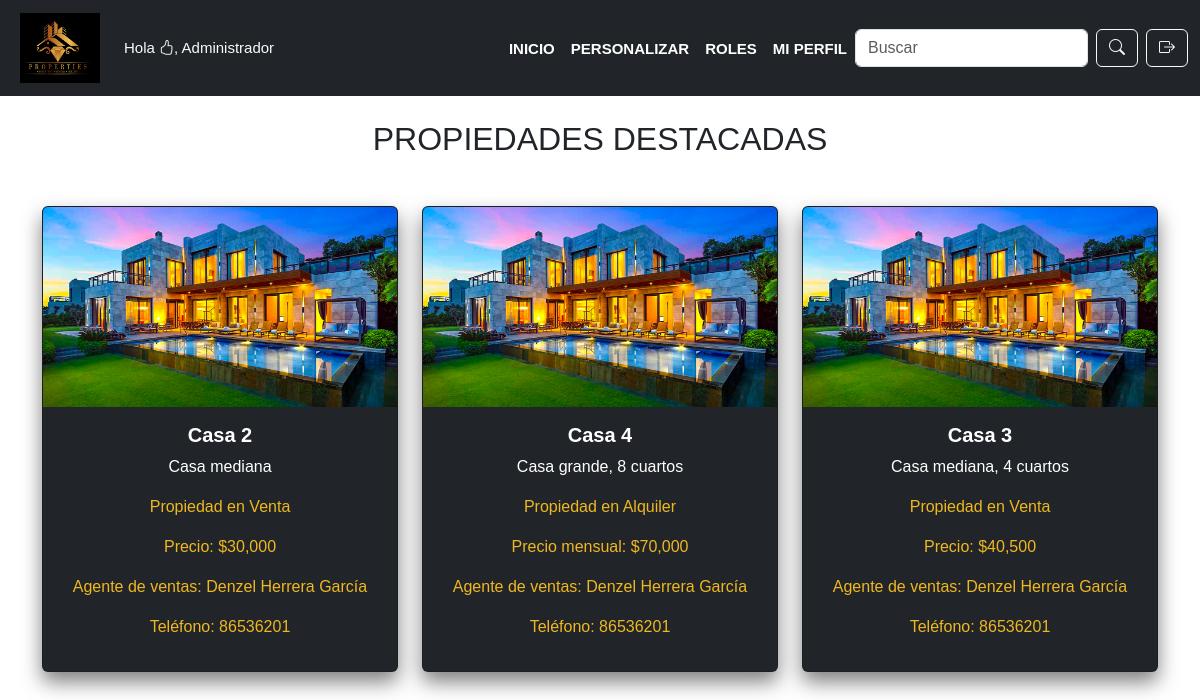
The page /destacadas.php (signed in) on the database its author committed.
### tables this page shows
CREATE TABLE `propiedades` (
  `id` int(11) NOT NULL,
  `tipo` enum('alquiler','venta') NOT NULL,
  `destacada` tinyint(1) DEFAULT 0,
  `titulo` varchar(255) NOT NULL,
  `descripcion` varchar(255) NOT NULL,
  `precio` decimal(10,2) NOT NULL,
  `agente_id` int(11) DEFAULT NULL,
  `imagen_id` int(11) DEFAULT NULL,
  `fecha_creacion` timestamp NOT NULL DEFAULT current_timestamp()
);

CREATE TABLE `imagenes` (
  `id` int(11) NOT NULL,
  `nombre` varchar(255) NOT NULL,
  `direccion` varchar(255) NOT NULL,
  `fecha_subida` timestamp NOT NULL DEFAULT current_timestamp()
);

CREATE TABLE `usuarios` (
  `id` int(11) NOT NULL,
  `nombre` varchar(100) NOT NULL,
  `telefono` varchar(20) NOT NULL,
  `correo` varchar(100) NOT NULL,
  `usuario` varchar(50) NOT NULL,
  `contraseña` varchar(255) NOT NULL,
  `privilegio` enum('administrador','agente_de_ventas','publico') DEFAULT NULL,
  `fecha_creacion` timestamp NOT NULL DEFAULT current_timestamp()
);

### php/destacadas.php (called while the page is built)
<?php
include_once 'php/conexion.php';
$query = "SELECT propiedades.titulo, propiedades.descripcion, propiedades.precio, propiedades.tipo, imagenes.direccion AS imagen, usuarios.nombre AS nombre_usuario, usuarios.telefono AS telefono_usuario
    FROM propiedades
    INNER JOIN imagenes ON propiedades.imagen_id = imagenes.id
    INNER JOIN usuarios ON propiedades.agente_id = usuarios.id
    WHERE propiedades.destacada = 1
    ORDER BY propiedades.fecha_creacion DESC";
$resultado = mysqli_query($conection, $query);

### destacadas.php (the view, shortened to what this page needs)
<?php
include './php/mostrar.php';
include_once './php/destacadas.php';
?>
<!DOCTYPE html>
<html lang="en">
<head>
    <link rel="stylesheet" href="./style/index.css">
    <link href="https://cdn.jsdelivr.net/npm/bootstrap@5.3.0/dist/css/bootstrap.min.css" rel="stylesheet">
    <link href="https://cdn.jsdelivr.net/npm/bootstrap-icons/font/bootstrap-icons.css" rel="stylesheet">
    <link rel="stylesheet" type="text/css" href="./php/dynamic-styles.php">
</head>
<body style="background-color: <?php mostrarColor2(); ?>; color: <?php mostrarColor1(); ?>;">
    <?php include_once './assets/include/navbar.php'; ?>
    <br>
    <div class="container">
        <h2 class="text-center mb-5">PROPIEDADES DESTACADAS</h2>
        <div class="row">
            <?php while ($propiedad = mysqli_fetch_assoc($resultado)) : ?>
                <div class="col-md-4">
                    <div class="card" style="background-color: <?php mostrarColor1(); ?>;">
                        <img src="<?php echo $propiedad['imagen']; ?>" alt="<?php echo $propiedad['titulo']; ?>">
                        <div class="card-body">
                            <h5 class="card-title text-center" style="color: <?php mostrarColor2(); ?>;"><?php echo $propiedad['titulo']; ?></h5>
                            <p class="card-text text-center" style="color: <?php mostrarColor2(); ?>;"><?php echo $propiedad['descripcion']; ?></p>
                            <p class="text-center" style="color: <?php mostrarColor3(); ?>;">
                                Propiedad en <?php echo ucfirst($propiedad['tipo']); ?>
                            </p>
                            <?php if ($propiedad['tipo'] == 'venta') : ?>
                                <p class="text-center" style="color: <?php mostrarColor3(); ?>;">Precio: $<?php echo number_format($propiedad['precio']); ?></p>
                            <?php elseif ($propiedad['tipo'] == 'alquiler') : ?>
                                <p class="text-center" style="color: <?php mostrarColor3(); ?>;">Precio mensual: $<?php echo number_format($propiedad['precio']); ?></p>
                            <?php endif; ?>
                            <p class="text-center" style="color: <?php mostrarColor3(); ?>;">Agente de ventas: <?php echo $propiedad['nombre_usuario']; ?></p>
                            <p class="text-center" style="color: <?php mostrarColor3(); ?>;">Teléfono: <?php echo $propiedad['telefono_usuario']; ?></p>
                        </div>
                    </div>
                    <br>
                    <br>
                </div>
            <?php endwhile; ?>
        </div>
    </div>
</body>
</html>

### style/index.css (style rules this page uses)
* { font-family: Arial, Helvetica, sans-serif; }
.card { overflow: hidden; box-shadow: 0 10px 20px rgba(0, 0, 0, 0.5); transition: transform 0.3s ease, box-shadow 0.3s ease; }
.card img { height: 200px; transition: transform 0.3s ease; }
.card-title { font-size: 1.25rem; font-weight: bold; }

### rows shown on the page
propiedades: imagen.direccion (picture), titulo "Casa 2", descripcion "Casa mediana", tipo "Venta", precio "30,000", agente.nombre "Denzel Herrera García", agente.telefono "86536201"
propiedades: imagen.direccion (picture), titulo "Casa 4", descripcion "Casa grande, 8 cuartos", tipo "Alquiler", precio "70,000", agente.nombre "Denzel Herrera García", agente.telefono "86536201"
propiedades: imagen.direccion (picture), titulo "Casa 3", descripcion "Casa mediana, 4 cuartos", tipo "Venta", precio "40,500", agente.nombre "Denzel Herrera García", agente.telefono "86536201"

### other values the page prints
$nombreUsuario "Administrador"
